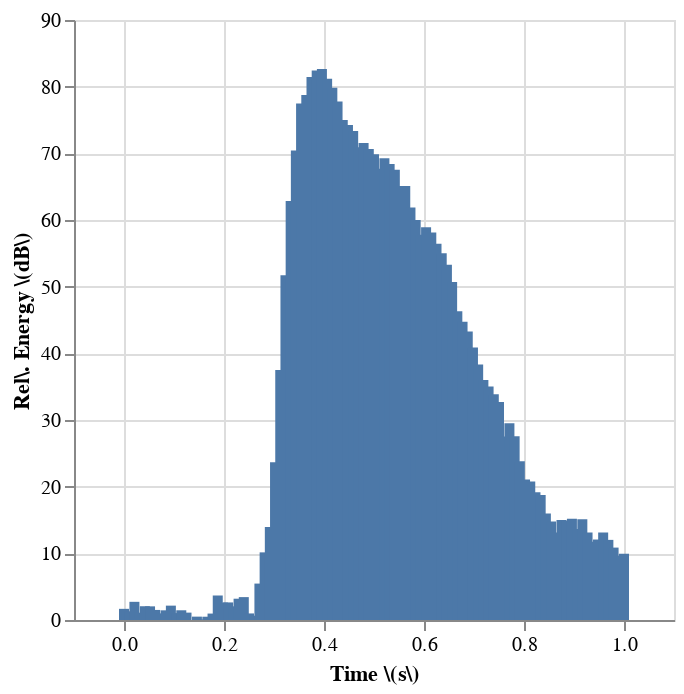

Notebook source saved alongside this figure:
### Code cell
(lambda: DeepnoteChart(plot_df, """{"layer":[{"layer":[{"mark":{"clip":true,"type":"bar","color":"#4c78a8","tooltip":true},"encoding":{"x":{"sort":null,"type":"quantitative","field":"Time \\\\\\\\\\\\(s\\\\\\\\\\\\)","scale":{"type":"linear"},"format":{"type":"default","decimals":null},"formatType":"numberFormatFromNumberType"},"y":{"sort":null,"type":"quantitative","field":"Rel\\\\\\\\\\\\. Energy \\\\\\\\\\\\(dB\\\\\\\\\\\\)","scale":{"type":"linear"},"format":{"type":"default","decimals":null},"formatType":"numberFormatFromNumberType"}}}]}],"title":"","config":{"legend":{}},"$schema":"https://vega.github.io/schema/vega-lite/v5.json","encoding":{},"usermeta":{"tooltipDefaultMode":true}}""") if 'DeepnoteChart' in globals() else _dntk.DeepnoteChart(plot_df, """{"layer":[{"layer":[{"mark":{"clip":true,"type":"bar","color":"#4c78a8","tooltip":true},"encoding":{"x":{"sort":null,"type":"quantitative","field":"Time \\\\\\\\\\\\(s\\\\\\\\\\\\)","scale":{"type":"linear"},"format":{"type":"default","decimals":null},"formatType":"numberFormatFromNumberType"},"y":{"sort":null,"type":"quantitative","field":"Rel\\\\\\\\\\\\. Energy \\\\\\\\\\\\(dB\\\\\\\\\\\\)","scale":{"type":"linear"},"format":{"type":"default","decimals":null},"formatType":"numberFormatFromNumberType"}}}]}],"title":"","config":{"legend":{}},"$schema":"https://vega.github.io/schema/vega-lite/v5.json","encoding":{},"usermeta":{"tooltipDefaultMode":true}}"""))()

### Figure 1 — Vega-Lite specification as saved in the notebook (floating-point values rounded to 4 significant figures)
{"layer": [{"layer": [{"mark": {"clip": true, "type": "bar", "color": "#4c78a8", "tooltip": true}, "encoding": {"x": {"sort": null, "type": "quantitative", "field": "Time \\(s\\)", "scale": {"type": "linear"}, "format": {"type": "default", "decimals": null}, "formatType": "numberFormatFromNumberType"}, "y": {"sort": null, "type": "quantitative", "field": "Rel\\. Energy \\(dB\\)", "scale": {"type": "linear"}, "format": {"type": "default", "decimals": null}, "formatType": "numberFormatFromNumberType"}}}]}], "title": "", "config": {"legend": {}}, "$schema": "https://vega.github.io/schema/vega-lite/v5.json", "encoding": {}, "usermeta": {"tooltipDefaultMode": true}, "data": {"values": [{"Time (s)": 0, "Rel. Energy (dB)": 1.675}, {"Time (s)": 0.01042, "Rel. Energy (dB)": 1.308}, {"Time (s)": 0.02083, "Rel. Energy (dB)": 2.727}, {"Time (s)": 0.03125, "Rel. Energy (dB)": 1.097}, {"Time (s)": 0.04167, "Rel. Energy (dB)": 2.065}, {"Time (s)": 0.05208, "Rel. Energy (dB)": 2.048}, {"Time (s)": 0.0625, "Rel. Energy (dB)": 1.509}, {"Time (s)": 0.07292, "Rel. Energy (dB)": 0.9966}, {"Time (s)": 0.08333, "Rel. Energy (dB)": 1.452}, {"Time (s)": 0.09375, "Rel. Energy (dB)": 2.155}, {"Time (s)": 0.1042, "Rel. Energy (dB)": 1.039}, {"Time (s)": 0.1146, "Rel. Energy (dB)": 1.458}, {"Time (s)": 0.125, "Rel. Energy (dB)": 1.107}, {"Time (s)": 0.1354, "Rel. Energy (dB)": 0}, {"Time (s)": 0.1458, "Rel. Energy (dB)": 0.5047}, {"Time (s)": 0.1562, "Rel. Energy (dB)": 0.09798}, {"Time (s)": 0.1667, "Rel. Energy (dB)": 0.4924}, {"Time (s)": 0.1771, "Rel. Energy (dB)": 0.9644}, {"Time (s)": 0.1875, "Rel. Energy (dB)": 3.675}, {"Time (s)": 0.1979, "Rel. Energy (dB)": 2.614}, {"Time (s)": 0.2083, "Rel. Energy (dB)": 2.635}, {"Time (s)": 0.2188, "Rel. Energy (dB)": 2.051}, {"Time (s)": 0.2292, "Rel. Energy (dB)": 3.193}, {"Time (s)": 0.2396, "Rel. Energy (dB)": 3.433}, {"Time (s)": 0.25, "Rel. Energy (dB)": 0.985}, {"Time (s)": 0.2604, "Rel. Energy (dB)": 0.642}, {"Time (s)": 0.2708, "Rel. Energy (dB)": 5.463}, {"Time (s)": 0.2812, "Rel. Energy (dB)": 10.14}, {"Time (s)": 0.2917, "Rel. Energy (dB)": 13.94}, {"Time (s)": 0.3021, "Rel. Energy (dB)": 23.67}, {"Time (s)": 0.3125, "Rel. Energy (dB)": 37.5}, {"Time (s)": 0.3229, "Rel. Energy (dB)": 51.71}, {"Time (s)": 0.3333, "Rel. Energy (dB)": 62.86}, {"Time (s)": 0.3438, "Rel. Energy (dB)": 70.43}, {"Time (s)": 0.3542, "Rel. Energy (dB)": 77.47}, {"Time (s)": 0.3646, "Rel. Energy (dB)": 78.73}, {"Time (s)": 0.375, "Rel. Energy (dB)": 81.45}, {"Time (s)": 0.3854, "Rel. Energy (dB)": 82.43}, {"Time (s)": 0.3958, "Rel. Energy (dB)": 82.66}, {"Time (s)": 0.4062, "Rel. Energy (dB)": 81.17}, {"Time (s)": 0.4167, "Rel. Energy (dB)": 79.84}, {"Time (s)": 0.4271, "Rel. Energy (dB)": 77.77}, {"Time (s)": 0.4375, "Rel. Energy (dB)": 75.02}, {"Time (s)": 0.4479, "Rel. Energy (dB)": 74.27}, {"Time (s)": 0.4583, "Rel. Energy (dB)": 73.36}, {"Time (s)": 0.4688, "Rel. Energy (dB)": 70.91}, {"Time (s)": 0.4792, "Rel. Energy (dB)": 71.54}, {"Time (s)": 0.4896, "Rel. Energy (dB)": 70.64}, {"Time (s)": 0.5, "Rel. Energy (dB)": 69.86}, {"Time (s)": 0.5104, "Rel. Energy (dB)": 67.71}, {"Time (s)": 0.5208, "Rel. Energy (dB)": 69.25}, {"Time (s)": 0.5312, "Rel. Energy (dB)": 68.4}, {"Time (s)": 0.5417, "Rel. Energy (dB)": 67.56}, {"Time (s)": 0.5521, "Rel. Energy (dB)": 65.11}, {"Time (s)": 0.5625, "Rel. Energy (dB)": 65.08}, {"Time (s)": 0.5729, "Rel. Energy (dB)": 61.88}, {"Time (s)": 0.5833, "Rel. Energy (dB)": 60.02}, {"Time (s)": 0.5938, "Rel. Energy (dB)": 57.79}, {"Time (s)": 0.6042, "Rel. Energy (dB)": 58.93}, {"Time (s)": 0.6146, "Rel. Energy (dB)": 58.11}, {"Time (s)": 0.625, "Rel. Energy (dB)": 56.45}, {"Time (s)": 0.6354, "Rel. Energy (dB)": 55.01}, {"Time (s)": 0.6458, "Rel. Energy (dB)": 53.29}, {"Time (s)": 0.6562, "Rel. Energy (dB)": 50.72}, {"Time (s)": 0.6667, "Rel. Energy (dB)": 46.32}, {"Time (s)": 0.6771, "Rel. Energy (dB)": 44.73}, {"Time (s)": 0.6875, "Rel. Energy (dB)": 43.28}, {"Time (s)": 0.6979, "Rel. Energy (dB)": 40.86}, {"Time (s)": 0.7083, "Rel. Energy (dB)": 38.33}, {"Time (s)": 0.7188, "Rel. Energy (dB)": 36.02}, {"Time (s)": 0.7292, "Rel. Energy (dB)": 35.03}, {"Time (s)": 0.7396, "Rel. Energy (dB)": 33.85}, {"Time (s)": 0.75, "Rel. Energy (dB)": 32.68}, {"Time (s)": 0.7604, "Rel. Energy (dB)": 27.53}, {"Time (s)": 0.7708, "Rel. Energy (dB)": 29.52}, {"Time (s)": 0.7812, "Rel. Energy (dB)": 27.58}, {"Time (s)": 0.7917, "Rel. Energy (dB)": 23.8}, {"Time (s)": 0.8021, "Rel. Energy (dB)": 21.08}, {"Time (s)": 0.8125, "Rel. Energy (dB)": 20.79}, {"Time (s)": 0.8229, "Rel. Energy (dB)": 19.15}, {"Time (s)": 0.8333, "Rel. Energy (dB)": 18.74}, {"Time (s)": 0.8438, "Rel. Energy (dB)": 15.96}, {"Time (s)": 0.8542, "Rel. Energy (dB)": 14.78}, {"Time (s)": 0.8646, "Rel. Energy (dB)": 13.12}, {"Time (s)": 0.875, "Rel. Energy (dB)": 14.98}, {"Time (s)": 0.8854, "Rel. Energy (dB)": 14.88}, {"Time (s)": 0.8958, "Rel. Energy (dB)": 15.19}, {"Time (s)": 0.9062, "Rel. Energy (dB)": 13.63}, {"Time (s)": 0.9167, "Rel. Energy (dB)": 15.12}, {"Time (s)": 0.9271, "Rel. Energy (dB)": 13.12}, {"Time (s)": 0.9375, "Rel. Energy (dB)": 11.74}, {"Time (s)": 0.9479, "Rel. Energy (dB)": 12.07}, {"Time (s)": 0.9583, "Rel. Energy (dB)": 13.13}, {"Time (s)": 0.9688, "Rel. Energy (dB)": 12.02}, {"Time (s)": 0.9792, "Rel. Energy (dB)": 10.86}, {"Time (s)": 0.9896, "Rel. Energy (dB)": 9.65}, {"Time (s)": 1, "Rel. Energy (dB)": 9.939}]}}
